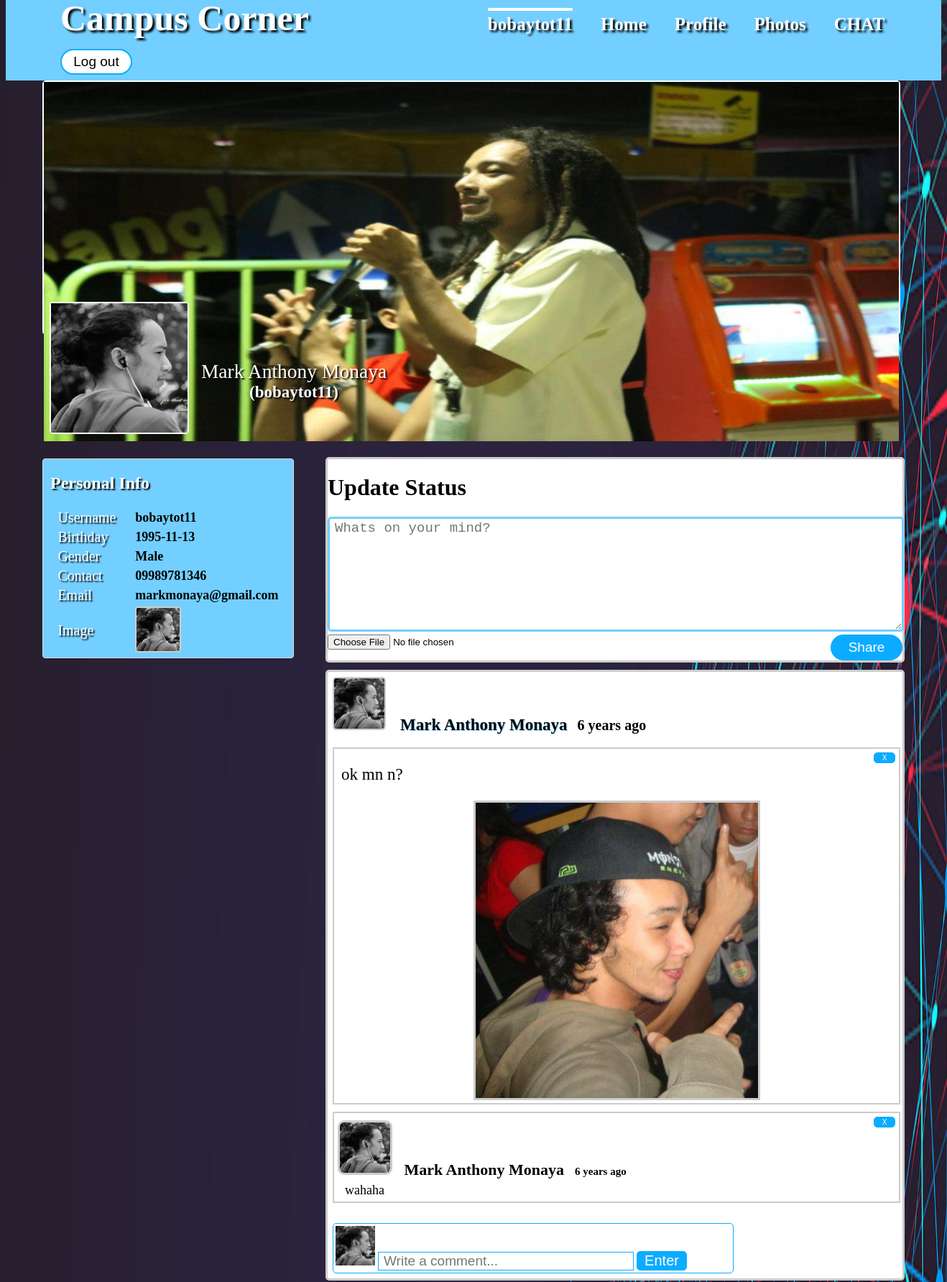
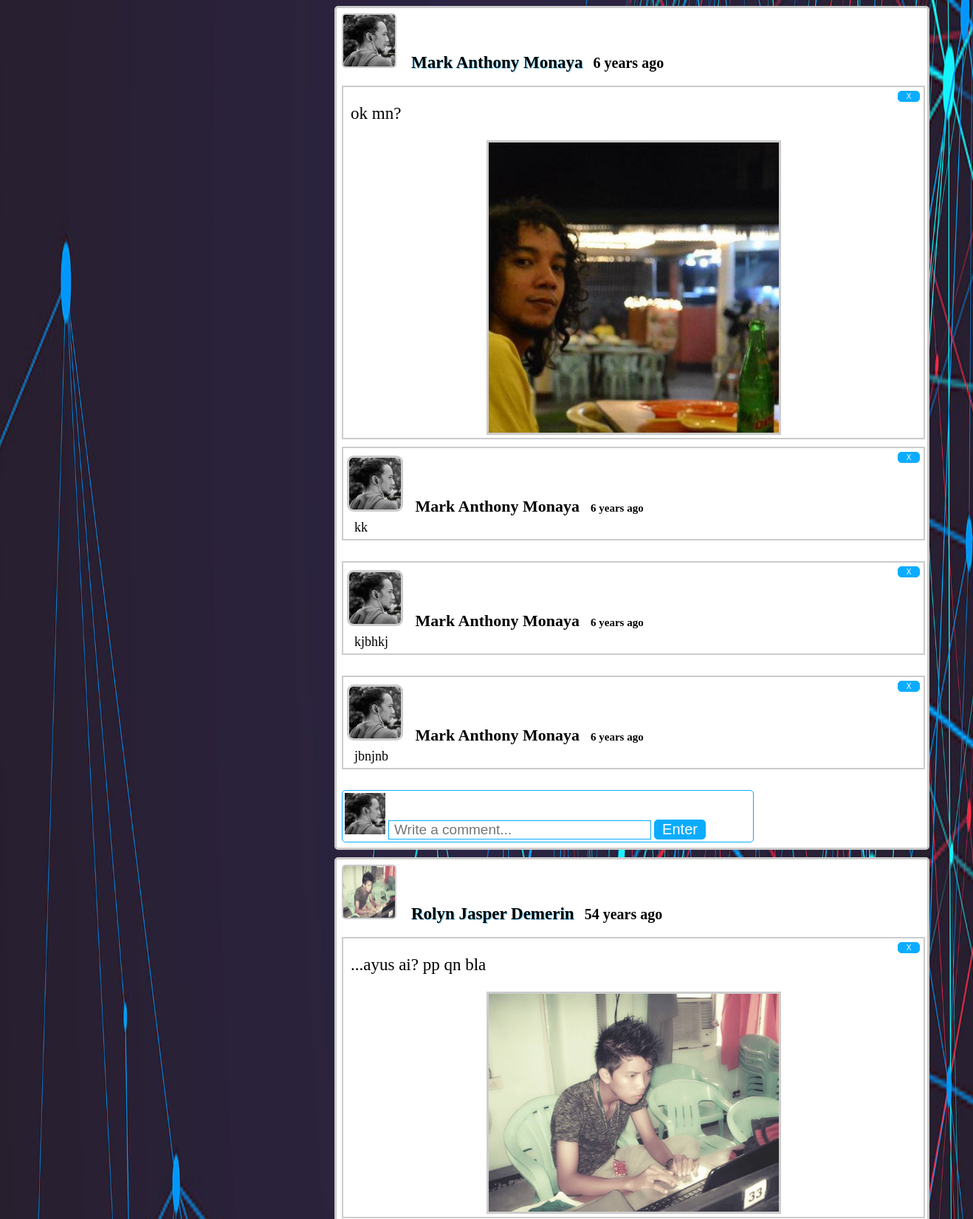
Page /timeline.php (signed in, upper part) on the committed database (2 pictures, top to bottom).
### tables this page shows
CREATE TABLE IF NOT EXISTS `user` (
  `user_id` int(100) NOT NULL AUTO_INCREMENT,
  `firstname` varchar(100) NOT NULL,
  `lastname` varchar(100) NOT NULL,
  `username` varchar(100) NOT NULL,
  `username2` varchar(100) NOT NULL,
  `birthday` varchar(100) NOT NULL,
  `gender` varchar(100) NOT NULL,
  `number` varchar(100) NOT NULL,
  `email` varchar(100) NOT NULL,
  `email2` varchar(100) NOT NULL,
  `password` varchar(100) NOT NULL,
  `password2` varchar(100) NOT NULL,
  `profile_picture` varchar(100) NOT NULL,
  `cover_picture` varchar(100) NOT NULL,
  PRIMARY KEY (`user_id`)
);

CREATE TABLE IF NOT EXISTS `post` (
  `post_id` int(100) NOT NULL AUTO_INCREMENT,
  `user_id` varchar(100) NOT NULL,
  `post_image` varchar(100) NOT NULL,
  `content` varchar(100) NOT NULL,
  `created` varchar(100) NOT NULL,
  PRIMARY KEY (`post_id`)
);

CREATE TABLE IF NOT EXISTS `comments` (
  `comment_id` int(100) NOT NULL AUTO_INCREMENT,
  `post_id` varchar(100) NOT NULL,
  `user_id` varchar(100) NOT NULL,
  `name` varchar(100) NOT NULL,
  `content_comment` varchar(100) NOT NULL,
  `image` varchar(100) NOT NULL,
  `created` varchar(100) NOT NULL,
  PRIMARY KEY (`comment_id`)
);

### session.php (called while the page is built, shortened)
<?php
include("includes/database.php");
$id = $_SESSION['id'];
$query=mysqli_query ($con,"SELECT * FROM user WHERE user_id ='$id'") or die(mysql_error());
$row=mysqli_fetch_array($query);
$firstname=$row['firstname'];
$lastname=$row['lastname'];
$username=$row['username'];
?>

### timeline.php (the view, shortened to what this page needs)
<?php
function time_stamp($session_time)
{
$time_difference = time() - (int)$session_time ;
$seconds = $time_difference ;
$minutes = round($time_difference / 60 );
$hours = round($time_difference / 3600 );
$days = round($time_difference / 86400 );
$weeks = round($time_difference / 604800 );
$months = round($time_difference / 2419200 );
$years = round($time_difference / 29030400 );
if($seconds <= 60)
{
echo"$seconds seconds ago";
}
else
{
if($years==1)
   {
   echo"one year ago";
   }
  else
  {
  echo"$years years ago";
  }
}
}
?>
<!DOCTYPE html>
<html>
	<head>
		<link rel="stylesheet" type="text/css" href="css/timeline.css">
	</head>
<body>
<?php include ('session.php');?>
	<div id="header">
		<div class="head-view">
			<ul>
				<li><a href="home.php" title="Campus Corner"><b>Campus Corner</b></a></li>
				<li><a href="timeline.php" title="<?php echo $username ?>"><label class="active"><?php echo $username ?></label></a></li>
				<li><a href="home.php" title="Home"><label>Home</label></a></li>
				<li><a href="profile.php" title="Home"><label>Profile</label></a></li>
				<li><a href="photos.php" title="Settings"><label>Photos</label></a></li>
                                <li><a href="chatbot/chatbot.php" title="Chat"><label>CHAT</label></a></li>
				<li><a href="logout.php" title="Log out"><button class="btn-sign-in" value="Log out">Log out</button></a></li>
			</ul>
		</div>
	</div>
	<div id="container">
		<div id="clip2">
				<a href="updatecover.php" title="Change Cover Photo"><img src="<?php echo $row['cover_picture'] ?>"></a>
		</div>
		<div id="left-nav">
				<div class="clip1">
				<a href="updatephoto.php" title="Change Profile Picture"><img src="<?php echo $row['profile_picture'] ?>"></a>
				</div>
				<div class="user-details">
					<label><?php echo $firstname ?>&nbsp;<?php echo $lastname ?></label>
					<br />
					<b>(<?php echo $username ?>)</b>
				</div>
		</div>
		<div id="right-nav">
			<h1>Update Status</h1>
	<div>
			<form method="post" enctype="multipart/form-data">
				<textarea placeholder="Whats on your mind?" name="content" class="post-text" required></textarea>
				<input type="file" name="image">
				<button class="btn-share" name="Submit" value="Log out">Share</button>
			</form>
	</div>
		</div>
<?php
	include("includes/database.php");
			$query=mysqli_query($con,"SELECT * from user where user_id='$id' order by user_id DESC") or die(mysqli_error());
			while($row=mysqli_fetch_array($query)){
				$id = $row['user_id'];
?>
		<div id="left-nav1">
			<h2>Personal Info</h2>
			<table>
				<tr>
					<td><label>Username</label></td>
					<td width="20"></td>
					<td><b><?php echo $row['username']; ?></b></td>
				</tr>
				<tr>
					<td><label>Birthday</label></td>
					<td width="20"></td>
					<td><b><?php echo $row['birthday']; ?></b></td>
				</tr>
				<tr>
					<td><label>Gender</label></td>
					<td width="20"></td>
					<td><b><?php echo $row['gender']; ?></b></td>
				</tr>
				<tr>
					<td><label>Contact</label></td>
					<td width="20"></td>
					<td><b><?php echo $row['number']; ?></b></td>
				</tr>
				<tr>
					<td><label>Email</label></td>
					<td width="20"></td>
					<td><b><?php echo $row['email']; ?></b></td>
				</tr>
				<tr>
					<td><label>Image</label></td>
					<td width="20"></td>
					<td><img src="<?php echo $row['profile_picture']; ?>"></td>
				</tr>
			</table>
		</div>
<?php
}
?>
<?php
	include("includes/database.php");
			$query=mysqli_query($con,"SELECT * from post LEFT JOIN user on user.user_id = post.user_id order by post_id DESC") or die(mysqli_error());
			while($row=mysqli_fetch_array($query)){
				$posted_by = $row['firstname']." ".$row['lastname'];
				$location = $row['post_image'];
				$profile_picture = $row['profile_picture'];
				$time=$row['created'];
				$post_id = $row['post_id'];
?>
		<div id="right-nav1">
			<div class="profile-pics">
			<img src="<?php echo $profile_picture ?>">
			<b><?php echo $posted_by ?></b>
			<strong><?php echo $time = time_stamp($time); ?></strong>
			</div>
		<br />
			<div class="post-content">
			<div class="delete-post">
			<a href="delete_post.php<?php echo '?id='.$post_id; ?>" title="Delete your post"><button class="btn-delete">X</button></a>
			</div>
			<p><?php echo $row['content']; ?></p>
		<center>
			<img src="<?php echo $location ?>">
		</center>
			</div>
<?php
	include("includes/database.php");
			$comment=mysqli_query($con,"SELECT * from comments where post_id='$post_id' order by post_id DESC") or die(mysqli_error());
			while($row=mysqli_fetch_array($comment)){
			$comment_id=$row['comment_id'];
			$time=$row['created'];
?>
			<div class="comment-display"<?php echo $comment_id ?>>
					<div class="delete-post">
					<a href="delete_comment.php<?php echo '?id='.$comment_id; ?>" title="Delete your comment"><button class="btn-delete">X</button></a>
					</div>
				<div class="user-comment-name"><img src="<?php echo $row['image']; ?>">&nbsp;&nbsp;&nbsp;<?php echo $row['name']; ?><b class="time-comment"><?php echo $time = time_stamp($time); ?></b></div>
				<div class="comment"><?php echo $row['content_comment']; ?></div>
			</div>
			<br />
<?php
}
?>
		 <form  method="POST">
			<div class="comment-area">
						<?php $image=mysqli_query($con,"select * from user where user_id='$id'")or die(mysqli_error());
							while($row=mysqli_fetch_array($image)){
							?>
						<img src="<?php echo $row['profile_picture']; ?>" width="50" height="50">
						<?php } ?>
			<input type="text" name="content_comment" placeholder="Write a comment..." class="comment-text">
			<input type="submit" name="post_comment" value="Enter" class="btn-comment">
			</div>
		</form>
		</div>
	<?php
	}
	?>
	</div>
</body>
</html>

### rows in the picture
user: username "bobaytot11", cover_picture (picture), profile_picture (picture), firstname "Mark Anthony", lastname "Monaya", birthday "1995-11-13", gender "Male", number "09989781346", email "markmonaya@gmail.com"
post: user.profile_picture (picture), user.lastname "Mark Anthony Monaya", content "ok mn n?", post_image (picture)
comments: image (picture), name "Mark Anthony Monaya", content_comment "wahaha"
post: user.profile_picture (picture), user.lastname "Mark Anthony Monaya", content "ok mn?", post_image (picture)
comments: image (picture), name "Mark Anthony Monaya", content_comment "kk"
comments: image (picture), name "Mark Anthony Monaya", content_comment "kjbhkj"
comments: image (picture), name "Mark Anthony Monaya", content_comment "jbnjnb"
post: user.profile_picture (picture), user.lastname "Rolyn Jasper Demerin", content "...ayus ai? pp qn bla", post_image (picture)
